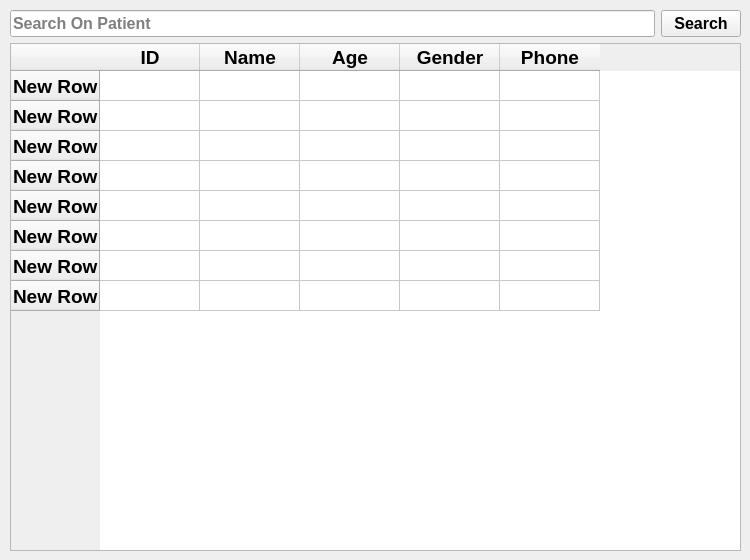
       <widget class="QWidget" name="searchOnPatientTab">
        <attribute name="title">
         <string>Search</string>
        </attribute>
        <widget class="QWidget" name="layoutWidget_7">
         <property name="geometry">
          <rect>
           <x>10</x>
           <y>10</y>
           <width>731</width>
           <height>541</height>
          </rect>
         </property>
         <layout class="QGridLayout" name="gridLayout_13">
          <item row="0" column="1">
           <widget class="QPushButton" name="reportSearchBtn">
            <property name="font">
             <font>
              <family>Arial</family>
              <pointsize>12</pointsize>
              <weight>75</weight>
              <bold>true</bold>
             </font>
            </property>
            <property name="cursor">
             <cursorShape>PointingHandCursor</cursorShape>
            </property>
            <property name="text">
             <string>Search</string>
            </property>
            <property name="icon">
             <iconset resource="../../Application/links.qrc">
              <normaloff>:/icons/icons/search.png</normaloff>:/icons/icons/search.png</iconset>
            </property>
            <property name="iconSize">
             <size>
              <width>30</width>
              <height>25</height>
             </size>
            </property>
           </widget>
          </item>
          <item row="0" column="0">
           <widget class="QLineEdit" name="searchOnPatient_2">
            <property name="font">
             <font>
              <family>Arial</family>
              <pointsize>12</pointsize>
              <weight>75</weight>
              <bold>true</bold>
             </font>
            </property>
            <property name="cursor">
             <cursorShape>PointingHandCursor</cursorShape>
            </property>
            <property name="placeholderText">
             <string>Search On Patient</string>
            </property>
           </widget>
          </item>
          <item row="1" column="0" colspan="2">
           <widget class="QTableWidget" name="tableWidget_5">
            <property name="font">
             <font>
              <family>Arial</family>
              <pointsize>14</pointsize>
              <weight>75</weight>
              <bold>true</bold>
             </font>
            </property>
            <property name="cursor" stdset="0">
             <cursorShape>PointingHandCursor</cursorShape>
            </property>
            <property name="styleSheet">
             <string notr="true"/>
            </property>
            <row>
             <property name="text">
              <string>New Row</string>
             </property>
            </row>
            <row>
             <property name="text">
              <string>New Row</string>
             </property>
            </row>
            <row>
             <property name="text">
              <string>New Row</string>
             </property>
            </row>
            <row>
             <property name="text">
              <string>New Row</string>
             </property>
            </row>
            <row>
             <property name="text">
              <string>New Row</string>
             </property>
            </row>
            <row>
             <property name="text">
              <string>New Row</string>
             </property>
            </row>
            <row>
             <property name="text">
              <string>New Row</string>
             </property>
            </row>
            <row>
             <property name="text">
              <string>New Row</string>
             </property>
            </row>
            <column>
             <property name="text">
              <string>ID</string>
             </property>
            </column>
            <column>
             <property name="text">
              <string>Name</string>
             </property>
            </column>
            <column>
             <property name="text">
              <string>Age</string>
             </property>
            </column>
            <column>
             <property name="text">
              <string>Gender</string>
             </property>
            </column>
            <column>
             <property name="text">
              <string>Phone</string>
             </property>
            </column>
           </widget>
          </item>
         </layout>
        </widget>
       </widget>
